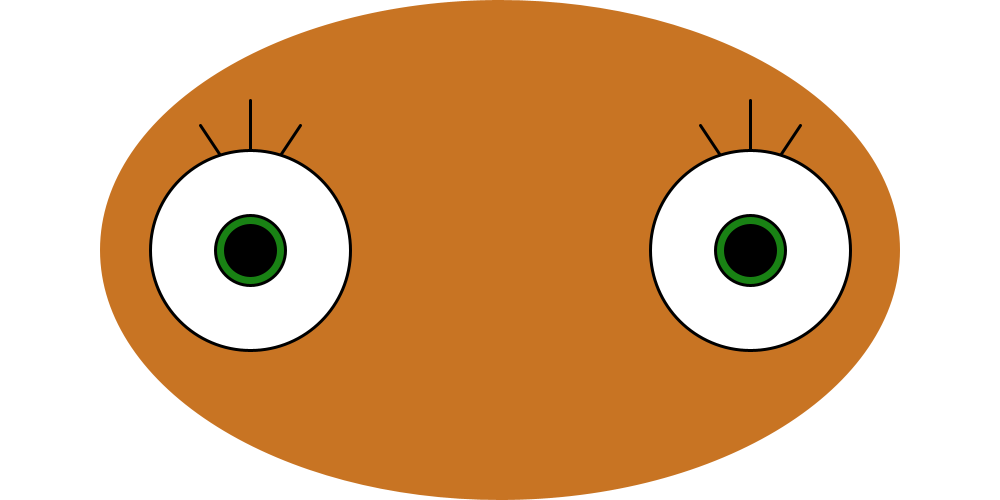
Frame 1 (no input)
Frame 60 (the mouse pressed at the canvas centre just before this capture): identical to frame 1, image omitted
Frame 120 (the mouse held since frame 60 and released just before this capture): identical to frame 1, image omitted

The Processing sketch that drew this single still picture (run headless with seeded random() and noise(); from frame 60 on, the mouse is pressed at the canvas centre):

// Processing sketch: processing_95728
// ── processing_95728.pde

void setup(){
  size(1000,500);
  frameRate(5);
}

void draw(){
  background(255);
  noStroke();
  fill(200,116,35);
  ellipse(width/2, height/2, 800, 500);
  stroke(0);
  strokeWeight(3);
  line(250,100,250,200);
  line(200,125,250,200);
  line(300,125,250,200);
  fill(255);
  ellipse(width/4,height/2,200,200);
  fill(25,130,20);
  ellipse(width/4,height/2,70,70);
  fill(0);
  ellipse(width/4,height/2,50,50);
  line(750,100,750,200);
  line(800,125,750,200);
  line(700,125,750,200);
  fill(255);
  ellipse(3*width/4,height/2,200,200);
  fill(25,130,20);
  ellipse(3*width/4,height/2,70,70);
  fill(0);
  ellipse(3*width/4,height/2,50,50);
}

void mousePressed(){
    if(mouseButton == CENTER) {
  background(255);
  noStroke();
  fill(200,116,35);
  ellipse(width/2, height/2, 800, 500);
  stroke(0);
  strokeWeight(3);
  line(250,400,250,200);
  line(200,375,250,200);
  line(300,375,250,200);
  fill(255);
  ellipse(width/4,height/2,200,200);
  line(750,400,750,200);
  line(800,375,750,200);
  line(700,375,750,200);
  fill(255);
  ellipse(3*width/4,height/2,200,200);
    }
    else if(mouseButton == LEFT){
  background(255);
  noStroke();
  fill(200,116,35);
  ellipse(width/2, height/2, 800, 500);
  stroke(0);
  strokeWeight(3);
  line(250,400,250,200);
  line(200,375,250,200);
  line(300,375,250,200);
  fill(255);
  ellipse(width/4,height/2,200,200);
  line(750,100,750,200);
  line(800,125,750,200);
  line(700,125,750,200);
  fill(255);
  ellipse(3*width/4,height/2,200,200);
  fill(25,130,20);
  ellipse(3*width/4,height/2,70,70);
  fill(0);
  ellipse(3*width/4,height/2,50,50);
    }
    
    else {
  background(255);
  noStroke();
  fill(200,116,35);
  ellipse(width/2, height/2, 800, 500);
  stroke(0);
  strokeWeight(3);
  line(250,100,250,200);
  line(200,125,250,200);
  line(300,125,250,200);
  fill(255);
  ellipse(width/4,height/2,200,200);
  fill(25,130,20);
  ellipse(width/4,height/2,70,70);
  fill(0);
  ellipse(width/4,height/2,50,50);
  line(750,400,750,200);
  line(800,375,750,200);
  line(700,375,750,200);
  fill(255);
  ellipse(3*width/4,height/2,200,200);
    }
}
